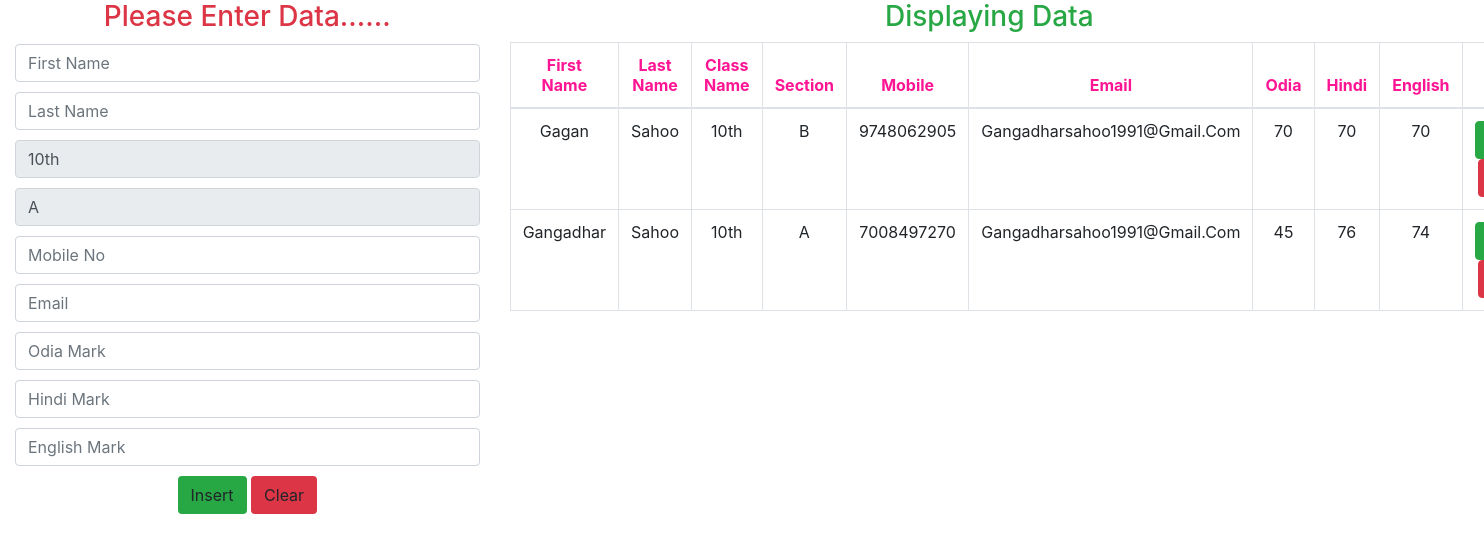
The page / on the database its author committed.
### curdapp/models.py (models this page shows)
class StudentData(models.Model):
    first_name=models.CharField(max_length=20)
    last_name=models.CharField(max_length=10)
    class_name=models.CharField(max_length=5)
    section=models.CharField(max_length=2)
    mob=models.BigIntegerField()
    email=models.EmailField( max_length=50)
    odia=models.IntegerField()
    hindi=models.IntegerField()
    eng=models.IntegerField()

### curdapp/views.py (the view)
# urls.py: path('',views.students_form),
def students_form(request):
    if request.method=='POST':
        fname=request.POST.get('fname')
        lname=request.POST.get('lname')
        cname=request.POST.get('cname')
        section=request.POST.get('section')
        mobile=request.POST.get('mobile')
        email=request.POST.get('email')
        odia=request.POST.get('odia')
        hindi=request.POST.get('hindi')
        eng=request.POST.get('eng')
        data=StudentData(first_name=fname,
                         last_name=lname,
                         class_name=cname,
                         section=section,
                         mob=mobile,
                         email=email,
                         odia=odia,
                         hindi=hindi,
                         eng=eng)
        data.save()
        students=StudentData.objects.all()
        return render(request,'students_data_inserting.html',{'students':students})
    else:
        students=StudentData.objects.all()
        return render(request,'students_data_inserting.html',{'students':students})

### templates/students_data_inserting.html (shortened to what this page needs)
<html>
<head>
    {% include 'cdnlines.html' %}
</head>
<body>
<div class="container-fluid">
    <div class="row">
        <div class="col-md-4">
            <h3 class="text-center text-capitalize text-danger" >please enter data......</h3>
            <form method="post">
                <input type="text" name="fname" class="form-control" placeholder="First Name">
                <input type="text" name="lname" class="form-control" placeholder="Last Name">
                <input type="text" name="cname" class="form-control" placeholder="Class" value="10th" readonly>
                <input type="text" name="section" class="form-control" placeholder="Section" value="A" readonly>
                <input type="number" name="mobile" class="form-control" placeholder="Mobile No">
                <input type="text" name="email" class="form-control" placeholder="Email">
                <input type="number" name="odia" class="form-control" placeholder="Odia Mark">
                <input type="number" name="hindi" class="form-control" placeholder="Hindi Mark">
                <input type="number" name="eng" class="form-control" placeholder="English Mark">
                <center>
                    <input type="submit" value="Insert" class="btn bg-success">
                    <input type="reset" value="Clear" class="btn bg-danger">
                </center>
            </form>
        </div>
        <div class="col-md-8">
            {% if students %}
                <h3 class="text-capitalize text-success text-center"> displaying data</h3>
                <table class="table table-bordered text-center text-capitalize ">
                <thead>
                <tr>
                    <th>First Name</th>
                    <th>Last Name</th>
                    <th>Class Name</th>
                    <th>Section</th>
                    <th>Mobile</th>
                    <th>Email</th>
                    <th>Odia</th>
                    <th>Hindi</th>
                    <th>English</th>
                    <th>Actions</th>
                </tr>
                </thead>
                <tbody>
                {% for student in students %}
                    <tr>
                    <td>{{ student.first_name }}</td>
                    <td>{{ student.last_name }}</td>
                    <td>{{ student.class_name }}</td>
                    <td>{{ student.section }}</td>
                    <td>{{ student.mob }}</td>
                    <td>{{ student.email }}</td>
                    <td>{{ student.odia }}</td>
                    <td>{{ student.hindi }}</td>
                    <td>{{ student.eng }}</td>
                    <td><a  class="btn btn-success" href="{% url 'update' student.id %}">Update</a><a class="btn btn-danger" href="{%  url 'delete' student.id %} ">Delete</a></td>
                    </tr>
                {% endfor %}
                </tbody>
                </table>
                {% else %}
                <h3>No Data Available</h3>
            {% endif %}
        </div>
    </div>
</div>
</body>
</html>

### templates/cdnlines.html (shortened to what this page needs)
<!DOCTYPE html>
<html lang="en">
<head>
</head>
<body>
  <link rel="stylesheet" href="https://maxcdn.bootstrapcdn.com/bootstrap/4.5.2/css/bootstrap.min.css">
</body>
</html>

### templates/students_data_inserting.html (style rules this page uses)
input { margin-top:10px; }
th { color: deeppink; }

### rows shown on the page
StudentData: first_name "Gagan", last_name "Sahoo", class_name "10th", section "B", mob "9748062905", email "Gangadharsahoo1991@gmail.com", odia "70", hindi "70", eng "70"
StudentData: first_name "Gangadhar", last_name "Sahoo", class_name "10th", section "A", mob "7008497270", email "Gangadharsahoo1991@gmail.com", odia "45", hindi "76", eng "74"
